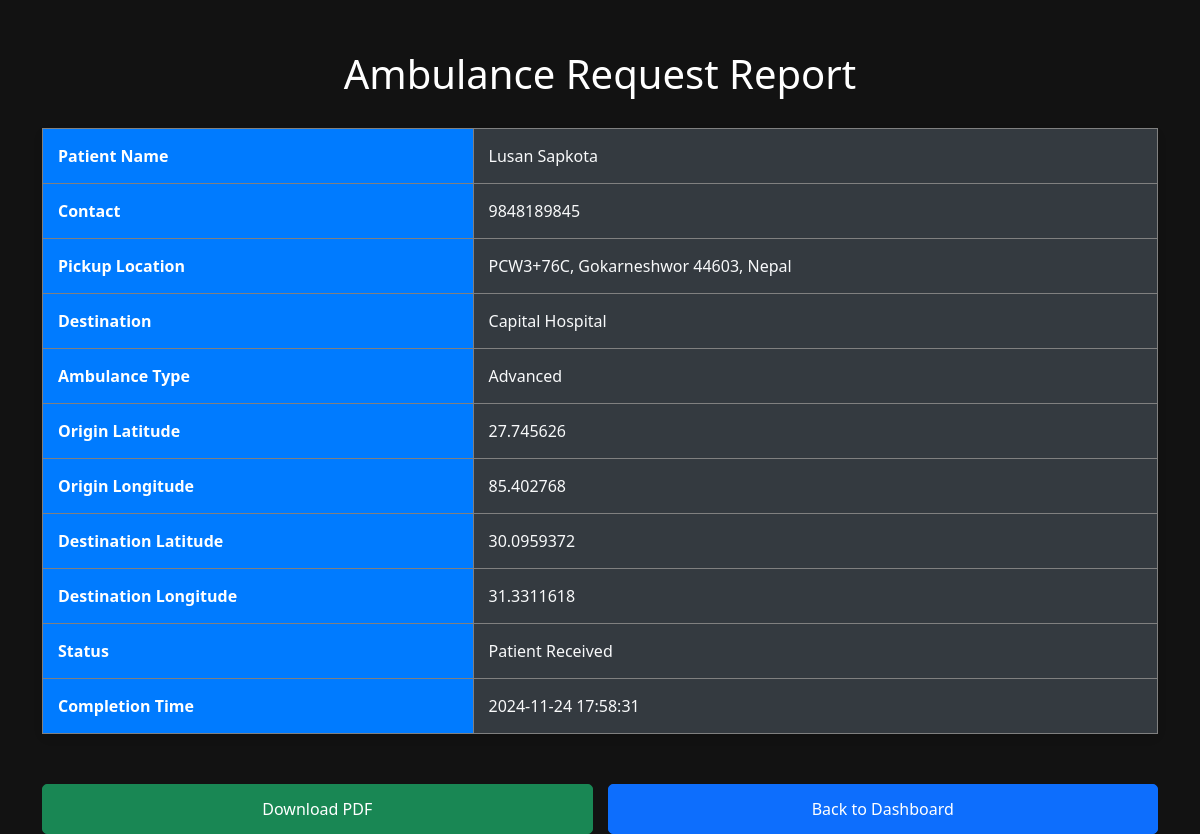
Page /view_report/4 on the committed database.
### tables this page shows
CREATE TABLE ambulance_requests (
            id INTEGER PRIMARY KEY AUTOINCREMENT,
            user_id INTEGER,
            patient_name TEXT,
            contact TEXT,
            pickup_location TEXT,
            destination TEXT,
            ambulance_type TEXT,
            origin_lat REAL NOT NULL,
            origin_lng REAL NOT NULL,
            destination_lat REAL,
            destination_lng REAL,
            status TEXT DEFAULT 'Pending',
            estimated_arrival_time TEXT,
            estimated_completion_time TEXT,
            pickup_lat REAL,
            pickup_lng REAL, request_time TEXT, estimated_time_minutes INTEGER,
            FOREIGN KEY (user_id) REFERENCES users(id)
        );

### app.py (the view)
@app.route('/view_report/<int:req_id>')
def view_report(req_id):
    conn = sqlite3.connect('users.db')
    cursor = conn.cursor()
    cursor.execute('''SELECT r.patient_name, r.contact, r.pickup_location, r.destination, r.ambulance_type,
                             r.origin_lat, r.origin_lng, r.destination_lat, r.destination_lng, r.status,
                             r.estimated_arrival_time, r.estimated_completion_time,
                             r.pickup_lat, r.pickup_lng
                      FROM ambulance_requests r
                      WHERE r.id = ?''', (req_id,))
    report = cursor.fetchone()
    conn.close()
    if report:
        patient_name, contact, pickup_location, destination, ambulance_type, \
        origin_lat, origin_lng, destination_lat, destination_lng, status, \
        estimated_arrival_time, estimated_completion_time, pickup_lat, pickup_lng = report
        if estimated_arrival_time and estimated_arrival_time != 'Not Available':
            estimated_arrival_time = datetime.fromisoformat(estimated_arrival_time).strftime('%Y-%m-%d %H:%M:%S')
        if estimated_completion_time and estimated_completion_time != 'Not Available':
            estimated_completion_time = datetime.fromisoformat(estimated_completion_time).strftime('%Y-%m-%d %H:%M:%S')
        return render_template('report.html',
                               patient_name=patient_name,
                               contact=contact,
                               pickup_location=pickup_location,
                               destination_location=destination,
                               ambulance_type=ambulance_type,
                               origin_lat=origin_lat,
                               origin_lng=origin_lng,
                               destination_lat=destination_lat,
                               destination_lng=destination_lng,
                               status=status,
                               estimated_arrival_time=estimated_arrival_time,
                               estimated_completion_time=estimated_completion_time,
                               pickup_lat=pickup_lat,
                               pickup_lng=pickup_lng,
                               req_id=req_id)  # Make sure req_id is passed here
    else:
        flash("No report found for this request.", "danger")
        return redirect(url_for('admin_dashboard'))

### templates/report.html (shortened to what this page needs)
<!DOCTYPE html>
<html lang="en">
<head>
    <link rel="stylesheet" href="https://cdn.jsdelivr.net/npm/bootstrap@5.3.0-alpha1/dist/css/bootstrap.min.css">
</head>
<body>
<div class="container">
    <h1>Ambulance Request Report</h1>
    <table class="table table-bordered">
        <tr>
            <th>Patient Name</th>
            <td>{{ patient_name }}</td>
        </tr>
        <tr>
            <th>Contact</th>
            <td>{{ contact }}</td>
        </tr>
        <tr>
            <th>Pickup Location</th>
            <td>{{ pickup_location }}</td>
        </tr>
        <tr>
            <th>Destination</th>
            <td>{{ destination_location }}</td>
        </tr>
        <tr>
            <th>Ambulance Type</th>
            <td>{{ ambulance_type }}</td>
        </tr>
        <tr>
            <th>Origin Latitude</th>
            <td>{{ origin_lat }}</td>
        </tr>
        <tr>
            <th>Origin Longitude</th>
            <td>{{ origin_lng }}</td>
        </tr>
        <tr>
            <th>Destination Latitude</th>
            <td>{{ destination_lat }}</td>
        </tr>
        <tr>
            <th>Destination Longitude</th>
            <td>{{ destination_lng }}</td>
        </tr>
        <tr>
            <th>Status</th>
            <td>{{ status }}</td>
        </tr>
        <tr>
            <th>Completion Time</th>
            <td>{{ estimated_completion_time }}</td>
        </tr>
    </table>
    <div class="btn-container">
        <a href="{{ url_for('download_pdf', req_id=req_id) }}" class="btn btn-success">Download PDF</a>
        <a href="{{ url_for('admin_dashboard') }}" class="btn btn-primary">Back to Dashboard</a>
    </div>
</div>
</body>
</html>

### templates/report.html (style rules this page uses)
body { background-color: #121212; color: #f8f9fa; }
.container { margin-top: 50px; }
h1 { font-size: 2.5rem; margin-bottom: 30px; text-align: center; color: #ffffff; }
.table { background-color: #1e1e1e; border-radius: 8px; box-shadow: 0 4px 10px rgba(0, 0, 0, 0.1); }
.table th { background-color: #007bff; color: #fff; font-weight: bold; padding: 15px; }
.table td { background-color: #343a40; color: #f8f9fa; padding: 15px; }
.table-bordered td, .table-bordered th { border: 1px solid grey; }
.btn { margin-top: 20px; padding: 12px 20px; font-size: 16px; width: 100%; border-radius: 5px; transition: background-color 0.3s ease-in-out; }
.btn-container { display: flex; justify-content: space-between; gap: 15px; margin-top: 30px; }

### rows in the picture
ambulance_requests: patient_name "Lusan Sapkota", contact "9848189845", pickup_location "PCW3+76C, Gokarneshwor 44603, Nepal", destination "Capital Hospital", ambulance_type "Advanced", origin_lat "27.745626", origin_lng "85.402768", destination_lat "30.0959372", destination_lng "31.3311618", status "Patient Received"

### other values in the picture
{{ estimated_completion_time }} "2024-11-24 17:58:31"
